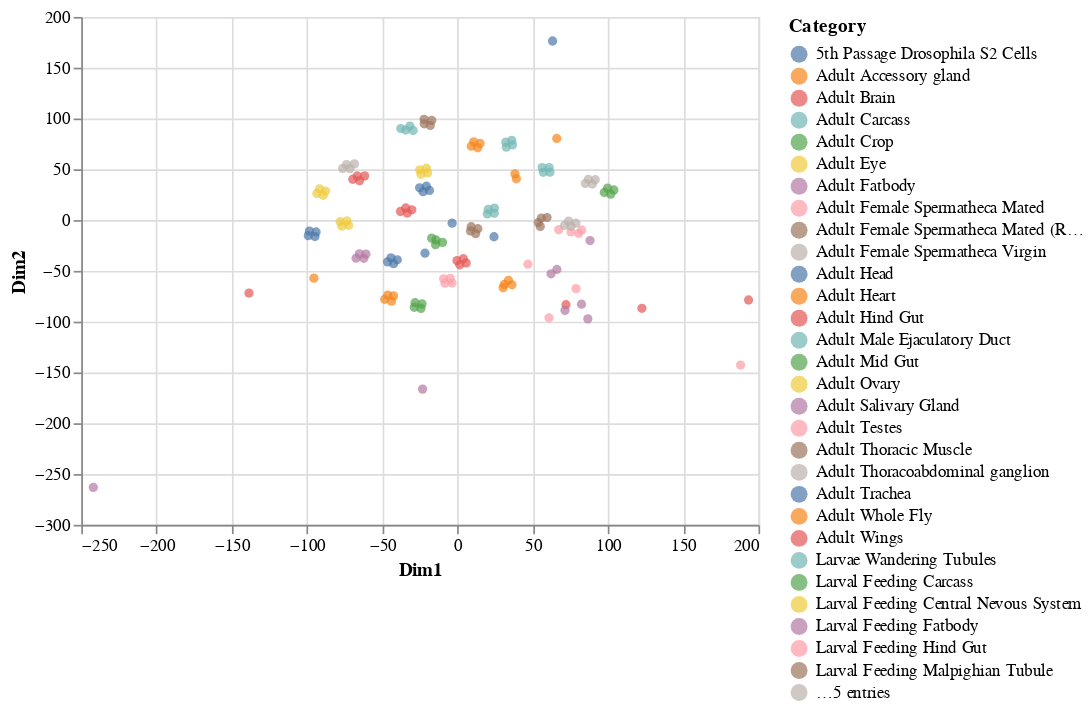

The notebook cell saved with this chart:
### Code cell
### YOUR CODE HERE
tsne = TSNE(n_components=2, perplexity=5)
expression_tsne = tsne.fit_transform(log_expression.values.T)
plot_two_dimensions(expression_tsne, sample_categories, expression.columns)

### Figure 1 — Vega-Lite specification as saved in the notebook (floating-point values rounded to 4 significant figures; data arrays with more than 128 entries replaced by an {"elided": "..."} marker saying what was removed)
{"config": {"view": {"continuousWidth": 400, "continuousHeight": 300}}, "data": {"name": "data-08baef91e9ce3f1d3adf078bd05d5b8d"}, "mark": "circle", "encoding": {"color": {"type": "nominal", "field": "Category"}, "tooltip": {"type": "nominal", "field": "Sample"}, "x": {"type": "quantitative", "field": "Dim1"}, "y": {"type": "quantitative", "field": "Dim2"}}, "$schema": "https://vega.github.io/schema/vega-lite/v4.8.1.json", "datasets": {"data-08baef91e9ce3f1d3adf078bd05d5b8d": {"elided": "136 records"}}}
